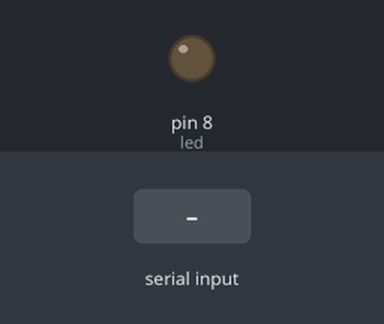
Simulated run of this sketch. Board: Arduino Uno, built with avr-gcc and run on an emulated ATmega328P. Parts: output pins drawn as LEDs (lit = HIGH). The inputs (shaded band) are chosen by the test bench.

Above: at 1.2 s.
1.3 s: "1" received over Serial
At 2.1 s:
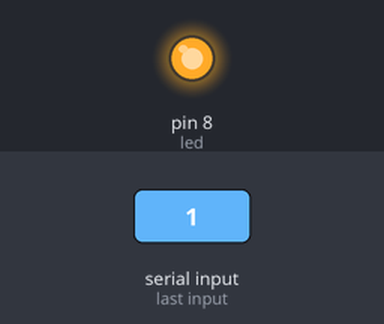
2.8 s: "0" received over Serial
At 3.9 s:
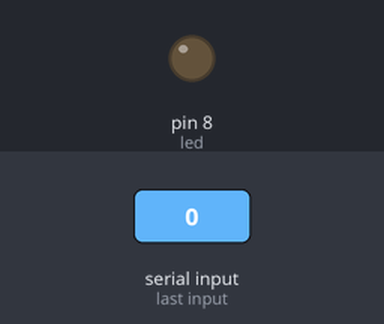
Timing chart, 0 to 5.8 s (numbered marks = the images above; inputs shaded):
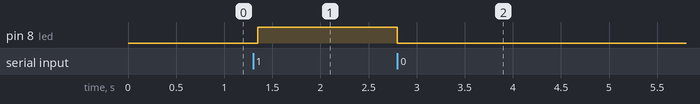

Measured:
- after the input at 1.3 s, pin 8 (led): LOW → HIGH after 0.05 s
- after the input at 2.8 s, pin 8 (led): HIGH → LOW at once

The sketch:

Arduino_CSharp_1.ino
```cpp
int led = 8;

void setup() {
  Serial.begin(9600);
  pinMode(led,OUTPUT);
}

void loop() {
  int deger = Serial.read();

  if (deger == '0'){
    digitalWrite(led,LOW);
    }

  if (deger == '1'){
    digitalWrite(led,HIGH);
  }

  delay(50);
}
```
